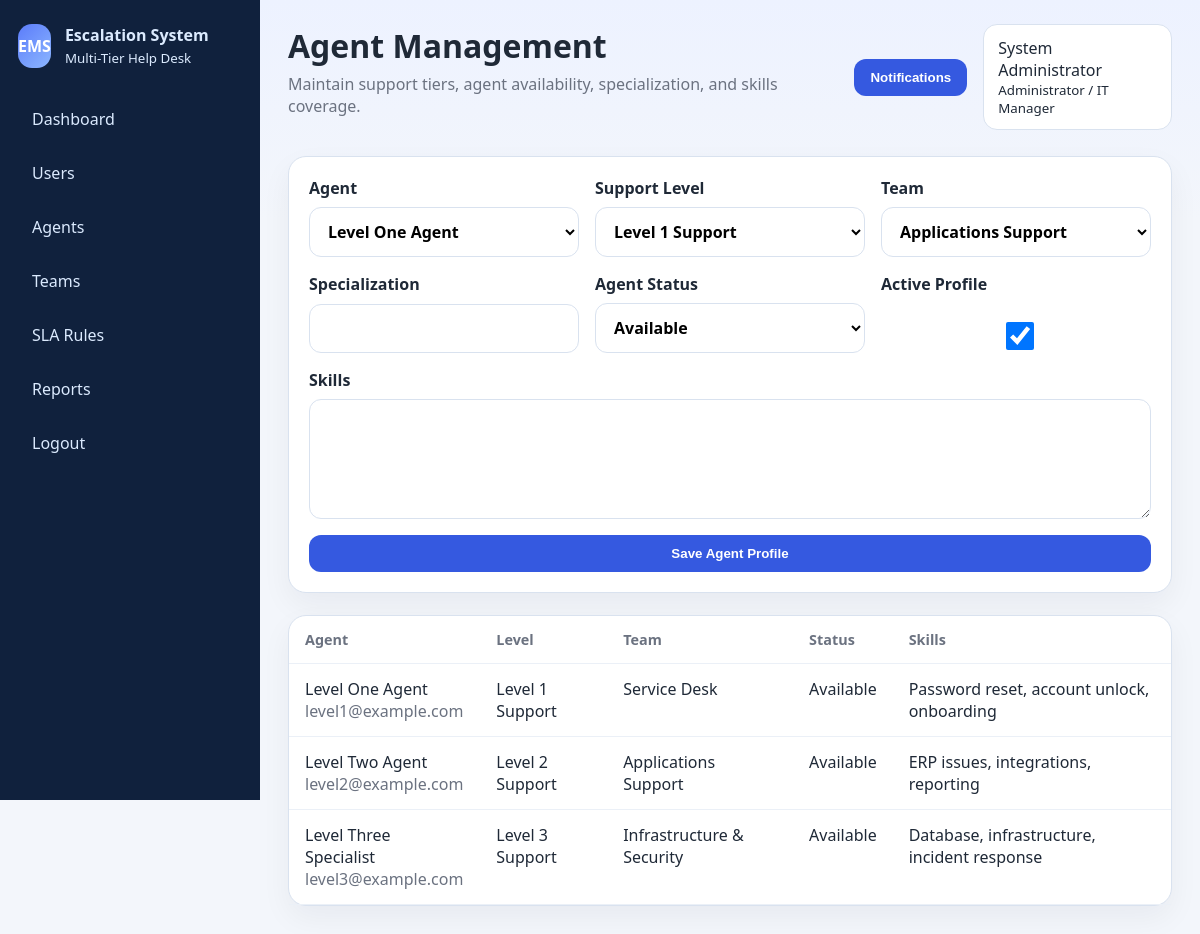
The page /admin/agents.php (signed in) on the database its author committed.
### tables this page shows
CREATE TABLE users (
    id INT AUTO_INCREMENT PRIMARY KEY,
    role_id INT NOT NULL,
    full_name VARCHAR(150) NOT NULL,
    email VARCHAR(150) NOT NULL UNIQUE,
    password_hash VARCHAR(255) NOT NULL,
    is_active TINYINT(1) NOT NULL DEFAULT 1,
    created_at DATETIME NOT NULL,
    FOREIGN KEY (role_id) REFERENCES roles(id)
);

CREATE TABLE roles (
    id INT AUTO_INCREMENT PRIMARY KEY,
    name VARCHAR(100) NOT NULL,
    code VARCHAR(50) NOT NULL UNIQUE,
    created_at DATETIME NOT NULL
);

CREATE TABLE agent_profiles (
    id INT AUTO_INCREMENT PRIMARY KEY,
    user_id INT NOT NULL UNIQUE,
    support_level_id INT NOT NULL,
    team_id INT NULL,
    skills TEXT NULL,
    specialization VARCHAR(150) NULL,
    agent_status ENUM('Available','Busy','Inactive') NOT NULL DEFAULT 'Available',
    is_active TINYINT(1) NOT NULL DEFAULT 1,
    updated_at DATETIME NOT NULL,
    FOREIGN KEY (user_id) REFERENCES users(id),
    FOREIGN KEY (support_level_id) REFERENCES support_levels(id),
    FOREIGN KEY (team_id) REFERENCES teams(id)
);

CREATE TABLE support_levels (
    id INT AUTO_INCREMENT PRIMARY KEY,
    name VARCHAR(100) NOT NULL,
    code VARCHAR(50) NOT NULL UNIQUE,
    level_order INT NOT NULL,
    created_at DATETIME NOT NULL
);

CREATE TABLE teams (
    id INT AUTO_INCREMENT PRIMARY KEY,
    name VARCHAR(120) NOT NULL,
    description TEXT NULL,
    is_active TINYINT(1) NOT NULL DEFAULT 1,
    created_at DATETIME NOT NULL
);

### config/auth.php (called while the page is built, shortened)
<?php
require_once __DIR__ . '/database.php';
require_once __DIR__ . '/../includes/functions.php';
function current_user(): ?array
{
    $pdo = getPDO();
    $stmt = $pdo->prepare("
        SELECT u.*, r.name AS role_name, r.code AS role_code, ap.support_level_id,
               sl.name AS support_level_name, sl.code AS support_level_code,
               t.name AS team_name
        FROM users u
        INNER JOIN roles r ON r.id = u.role_id
        LEFT JOIN agent_profiles ap ON ap.user_id = u.id
        LEFT JOIN support_levels sl ON sl.id = ap.support_level_id
        LEFT JOIN teams t ON t.id = ap.team_id
        WHERE u.id = :id AND u.is_active = 1
        LIMIT 1
    ");
    $stmt->execute(['id' => $_SESSION['user_id']]);
    $user = $stmt->fetch();
    return $user ?: null;
}

### includes/functions.php (called while the page is built, shortened)
<?php
function e(?string $value): string
{
    return htmlspecialchars((string) $value, ENT_QUOTES, 'UTF-8');
}
function get_support_levels(PDO $pdo): array
{
    return $pdo->query("SELECT * FROM support_levels ORDER BY level_order")->fetchAll();
}

### admin/agents.php (the view, shortened to what this page needs)
<?php
require_once __DIR__ . '/../config/auth.php';
$pdo = getPDO();
$agentUsers = $pdo->query("
    SELECT u.id, u.full_name, r.code
    FROM users u
    INNER JOIN roles r ON r.id = u.role_id
    WHERE r.code IN ('LEVEL1', 'LEVEL2', 'LEVEL3')
    ORDER BY u.full_name
")->fetchAll();
$levels = get_support_levels($pdo);
$teams = $pdo->query("SELECT * FROM teams WHERE is_active = 1 ORDER BY name")->fetchAll();
$agents = $pdo->query("
    SELECT u.full_name, u.email, sl.name AS level_name, t.name AS team_name,
           ap.skills, ap.specialization, ap.agent_status, ap.is_active
    FROM agent_profiles ap
    INNER JOIN users u ON u.id = ap.user_id
    INNER JOIN support_levels sl ON sl.id = ap.support_level_id
    LEFT JOIN teams t ON t.id = ap.team_id
    ORDER BY sl.level_order, u.full_name
")->fetchAll();
$pageTitle = 'Agent Management';
$pageSubtitle = 'Maintain support tiers, agent availability, specialization, and skills coverage.';
include __DIR__ . '/../includes/header.php';
?>
<section class="form-card">
    <form method="post">
        <div class="grid-3">
            <label>Agent
                <select name="user_id" required>
                    <?php foreach ($agentUsers as $agent): ?>
                        <option value="<?= (int) $agent['id'] ?>"><?= e($agent['full_name']) ?></option>
                    <?php endforeach; ?>
                </select>
            </label>
            <label>Support Level
                <select name="support_level_id" required>
                    <?php foreach ($levels as $level): ?>
                        <option value="<?= (int) $level['id'] ?>"><?= e($level['name']) ?></option>
                    <?php endforeach; ?>
                </select>
            </label>
            <label>Team
                <select name="team_id" required>
                    <?php foreach ($teams as $team): ?>
                        <option value="<?= (int) $team['id'] ?>"><?= e($team['name']) ?></option>
                    <?php endforeach; ?>
                </select>
            </label>
        </div>
        <div class="grid-3">
            <label>Specialization<input type="text" name="specialization"></label>
            <label>Agent Status
                <select name="agent_status">
                    <option>Available</option>
                </select>
            </label>
            <label><span>Active Profile</span><input type="checkbox" name="is_active" checked></label>
        </div>
        <label>Skills<textarea name="skills"></textarea></label>
        <button type="submit">Save Agent Profile</button>
    </form>
</section>
<section class="table-wrap">
    <table>
        <thead><tr><th>Agent</th><th>Level</th><th>Team</th><th>Status</th><th>Skills</th></tr></thead>
        <tbody>
        <?php foreach ($agents as $agent): ?>
            <tr>
                <td><?= e($agent['full_name']) ?><br><span class="muted"><?= e($agent['email']) ?></span></td>
                <td><?= e($agent['level_name']) ?></td>
                <td><?= e($agent['team_name'] ?? 'Unassigned') ?></td>
                <td><?= e($agent['agent_status']) ?></td>
                <td><?= e($agent['skills']) ?></td>
            </tr>
        <?php endforeach; ?>
        </tbody>
    </table>
</section>
<?php include __DIR__ . '/../includes/footer.php'; ?>

### includes/header.php (shortened to what this page needs)
<?php
require_once __DIR__ . '/../config/auth.php';
$authUser = current_user();
?>
<!DOCTYPE html>
<html lang="en">
<head>
    <link rel="stylesheet" href="/escalation-system/assets/css/style.css">
</head>
<body>
<div class="app-shell">
    <?php if ($authUser): ?>
        <?php include __DIR__ . '/sidebar.php'; ?>
    <?php endif; ?>
    <div class="main-content">
        <header class="topbar">
            <div>
                <h1><?= e($pageTitle ?? 'Dashboard') ?></h1>
                <p class="subtitle"><?= e($pageSubtitle ?? 'Professional help desk and escalation management workspace.') ?></p>
            </div>
            <?php if ($authUser): ?>
                <div class="topbar-actions">
                    <div class="notification-menu">
                        <button type="button" class="icon-button" data-notification-toggle>
                            Notifications
                        </button>
                    </div>
                    <div class="profile-chip">
                        <span><?= e($authUser['full_name']) ?></span>
                        <small><?= e($authUser['role_name']) ?></small>
                    </div>
                </div>
            <?php endif; ?>
        </header>
        <main class="page-content">

### includes/sidebar.php (shortened to what this page needs)
<?php
$roleCode = $authUser['role_code'] ?? '';
?>
<aside class="sidebar">
    <div class="brand">
        <span class="brand-mark">EMS</span>
        <div>
            <strong>Escalation System</strong>
            <small>Multi-Tier Help Desk</small>
        </div>
    </div>
    <nav>
        <?php if ($roleCode === 'ADMIN'): ?>
            <a href="/escalation-system/admin/dashboard.php">Dashboard</a>
            <a href="/escalation-system/admin/users.php">Users</a>
            <a href="/escalation-system/admin/agents.php">Agents</a>
            <a href="/escalation-system/admin/teams.php">Teams</a>
            <a href="/escalation-system/admin/sla_rules.php">SLA Rules</a>
            <a href="/escalation-system/admin/reports.php">Reports</a>
        <?php elseif ($roleCode === 'REQUESTER'): ?>
            <a href="/escalation-system/requester/dashboard.php">Dashboard</a>
            <a href="/escalation-system/requester/create_ticket.php">Create Ticket</a>
            <a href="/escalation-system/requester/my_tickets.php">My Tickets</a>
        <?php else: ?>
            <a href="/escalation-system/agent/dashboard.php">Dashboard</a>
            <a href="/escalation-system/agent/assigned_tickets.php">Assigned Tickets</a>
        <?php endif; ?>
        <a href="/escalation-system/logout.php">Logout</a>
    </nav>
</aside>

### includes/footer.php (shortened to what this page needs)
        </main>
    </div>
</div>
</body>
</html>

### assets/css/style.css (style rules this page uses)
:root { --bg: #f3f6fb; --card: #ffffff; --text: #1f2937; --muted: #6b7280; --border: #d9e2ef; --primary: #3559e0; --primary-dark: #2743af; --danger: #dc2626; --warning: #f59e0b; --success: #16a34a; --info: #0f766e; --secondary: #64748b; --sidebar: #10213d; }
* { box-sizing: border-box; }
body { margin: 0; background: linear-gradient(180deg, #edf2ff 0%, var(--bg) 220px); color: var(--text); font-family: "Segoe UI", Tahoma, Geneva, Verdana, sans-serif; }
a { color: inherit; text-decoration: none; }
.app-shell { display: flex; min-height: 100vh; }
.sidebar { width: 260px; background: var(--sidebar); color: #dbeafe; padding: 24px 18px; position: sticky; top: 0; height: 100vh; }
.brand { display: flex; gap: 14px; align-items: center; margin-bottom: 28px; }
.brand-mark { display: grid; place-items: center; width: 44px; height: 44px; border-radius: 14px; background: linear-gradient(135deg, #5b7cfa, #8cb6ff); color: #fff; font-weight: 700; }
.sidebar nav { display: grid; gap: 8px; }
.sidebar nav a { padding: 12px 14px; border-radius: 12px; color: #dbeafe; }
.main-content { flex: 1; padding: 24px 28px 40px; }
.topbar { display: flex; justify-content: space-between; gap: 20px; align-items: flex-start; margin-bottom: 26px; }
.topbar h1 { margin: 0; font-size: 2rem; }
.subtitle { margin: 6px 0 0; color: var(--muted); }
.topbar-actions { display: flex; gap: 16px; align-items: center; }
.profile-chip { background: var(--card); padding: 12px 14px; border: 1px solid var(--border); border-radius: 14px; display: grid; }
.icon-button, button, .button { border: 0; border-radius: 12px; background: var(--primary); color: #fff; padding: 11px 16px; cursor: pointer; font-weight: 600; }
.icon-button { position: relative; }
.notification-menu { position: relative; }
.page-content { display: grid; gap: 22px; }
.card, .panel, .table-wrap, .form-card, .login-card { background: var(--card); border: 1px solid var(--border); border-radius: 18px; box-shadow: 0 12px 30px rgba(15, 23, 42, 0.05); }
.card, .panel, .form-card, .login-card { padding: 20px; }
.muted { color: var(--muted); }
table { width: 100%; border-collapse: collapse; }
th, td { padding: 14px 16px; border-bottom: 1px solid #ebf0f7; text-align: left; vertical-align: top; }
th { color: var(--muted); font-size: 0.9rem; }
form { display: grid; gap: 16px; }
.grid-2, .grid-3 { display: grid; gap: 16px; }
.grid-3 { grid-template-columns: repeat(auto-fit, minmax(180px, 1fr)); }
label { display: grid; gap: 8px; font-weight: 600; }
input, textarea, select { width: 100%; padding: 12px 14px; border-radius: 12px; border: 1px solid var(--border); font: inherit; background: #fff; }
textarea { min-height: 120px; resize: vertical; }

### rows shown on the page
users: full_name "System Administrator", role.name "Administrator / IT Manager"
agent_profiles: user.full_name "Level One Agent", user.email "level1@example.com", support_level.name "Level 1 Support", team.name "Service Desk", agent_status "Available", skills "Password reset, account unlock, onboarding"
agent_profiles: user.full_name "Level Two Agent", user.email "level2@example.com", support_level.name "Level 2 Support", team.name "Applications Support", agent_status "Available", skills "ERP issues, integrations, reporting"
agent_profiles: user.full_name "Level Three Specialist", user.email "level3@example.com", support_level.name "Level 3 Support", team.name "Infrastructure & Security", agent_status "Available", skills "Database, infrastructure, incident response"

### other values the page prints
$pageTitle "Agent Management"
$pageSubtitle "Maintain support tiers, agent availability, specialization, and skills coverage."
form field user_id "Level One Agent"
form field support_level_id "Level 1 Support"
form field team_id "Applications Support"
